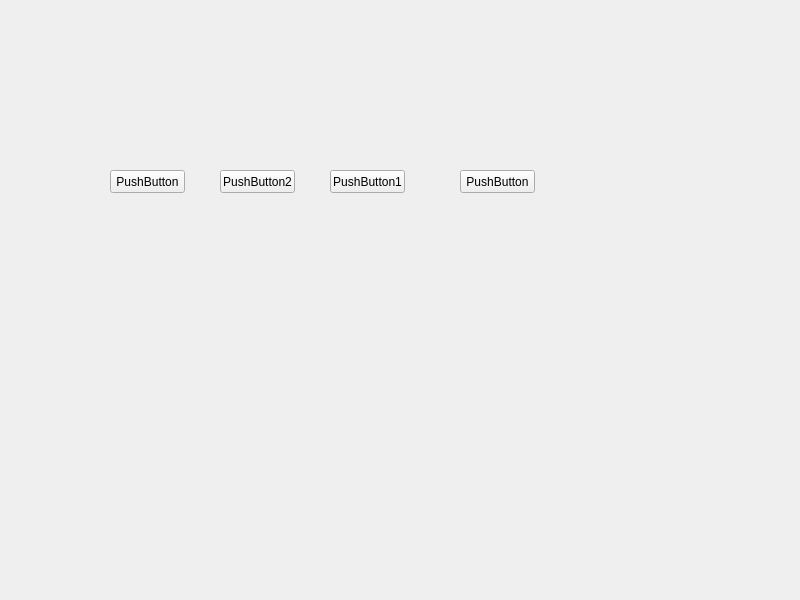
<?xml version="1.0" encoding="UTF-8"?>
<ui version="4.0">
 <class>Widget</class>
 <widget class="QWidget" name="Widget">
  <property name="geometry">
   <rect>
    <x>0</x>
    <y>0</y>
    <width>800</width>
    <height>600</height>
   </rect>
  </property>
  <property name="windowTitle">
   <string>Widget</string>
  </property>
  <widget class="QPushButton" name="pushButton">
   <property name="geometry">
    <rect>
     <x>110</x>
     <y>170</y>
     <width>75</width>
     <height>23</height>
    </rect>
   </property>
   <property name="text">
    <string>PushButton</string>
   </property>
  </widget>
  <widget class="QPushButton" name="pushButton_2">
   <property name="geometry">
    <rect>
     <x>330</x>
     <y>170</y>
     <width>75</width>
     <height>23</height>
    </rect>
   </property>
   <property name="text">
    <string>PushButton1</string>
   </property>
  </widget>
  <widget class="QPushButton" name="pushButton_3">
   <property name="geometry">
    <rect>
     <x>220</x>
     <y>170</y>
     <width>75</width>
     <height>23</height>
    </rect>
   </property>
   <property name="text">
    <string>PushButton2</string>
   </property>
  </widget>
  <widget class="QPushButton" name="pushButton_4">
   <property name="geometry">
    <rect>
     <x>460</x>
     <y>170</y>
     <width>75</width>
     <height>23</height>
    </rect>
   </property>
   <property name="text">
    <string>PushButton</string>
   </property>
  </widget>
 </widget>
 <resources/>
 <connections/>
</ui>
